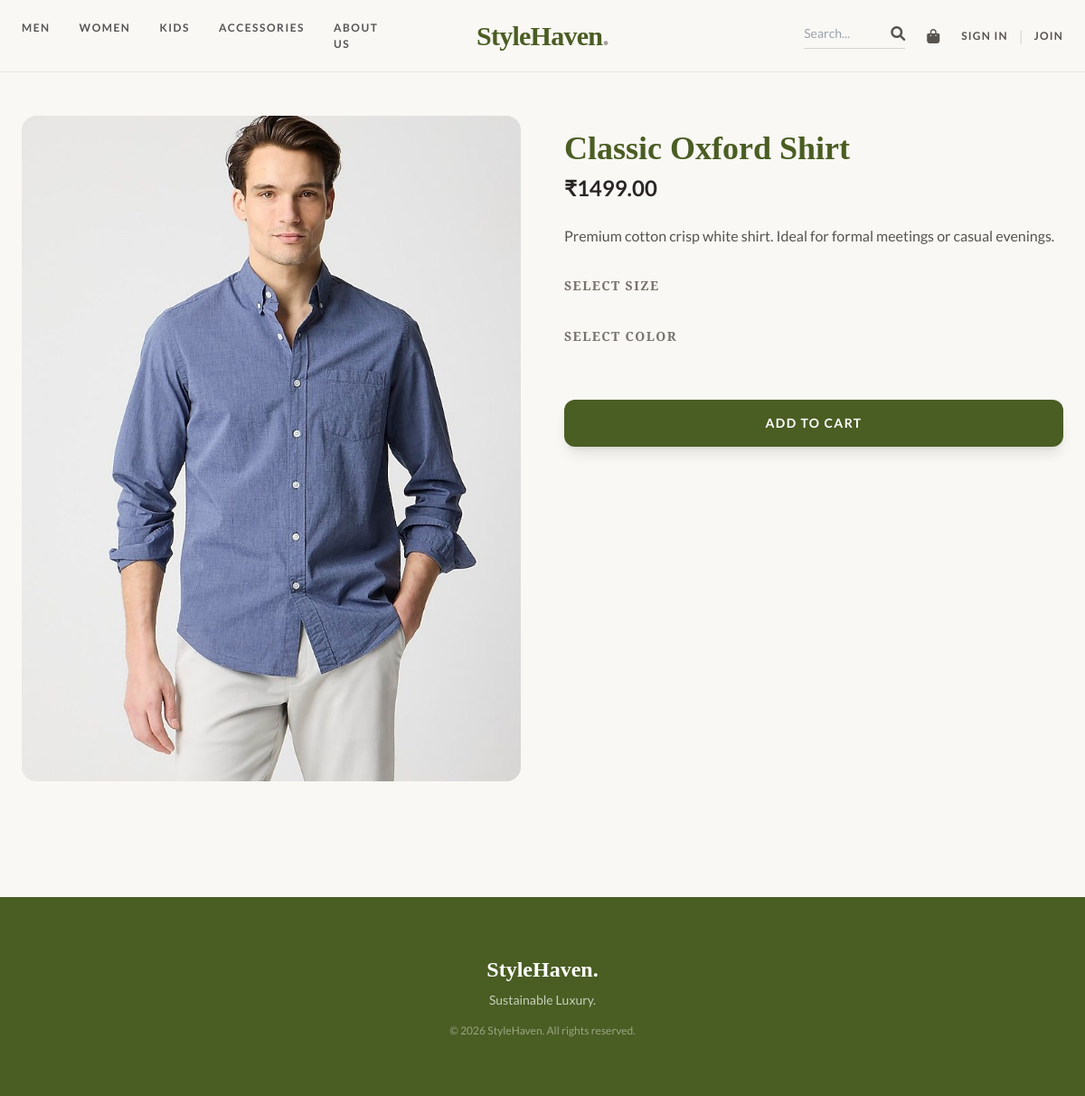
Screenshot of /product/2/ with the database file from the repository.
### usersApp/models.py (models this page shows, shortened)
class Product(models.Model):
    name = models.CharField(max_length=200)
    category = models.ForeignKey(Category, on_delete=models.CASCADE)
    price = models.DecimalField(max_digits=10, decimal_places=2)
    discount_price = models.DecimalField(max_digits=10, decimal_places=2, null=True, blank=True)
    description = models.TextField()
    image = models.ImageField(upload_to='products/', null=True, blank=True)
    sizes = models.ManyToManyField(Size, blank=True) # Product can have multiple sizes
    colors = models.ManyToManyField(Color, blank=True)
    stock = models.IntegerField(default=10)
    created_at = models.DateTimeField(auto_now_add=True)

### usersApp/views.py (the view)
# urls.py: path('product/<int:pk>/', views.product_detail, name='product_detail'),
def product_detail(request, pk):
    product = get_object_or_404(Product, pk=pk)
    return render(request, 'userApp/product_detail.html', {'product': product})

### usersApp/templates/userApp/product_detail.html (shortened to what this page needs)
{% extends 'base.html' %}
{% block content %}
<div class="max-w-7xl mx-auto px-6 py-12">
    <div class="grid grid-cols-1 md:grid-cols-2 gap-12">
        <div class="space-y-4">
            <div class="aspect-[3/4] overflow-hidden rounded-2xl bg-gray-100">
                <img src="{{ product.image.url }}" class="w-full h-full object-cover" alt="{{ product.name }}">
            </div>
        </div>
        <div class="py-4">
            <h1 class="text-4xl font-serif font-bold text-brand mb-2">{{ product.name }}</h1>
            <p class="text-2xl font-bold text-stone-800 mb-6">₹{{ product.price }}</p>
            <p class="text-stone-600 mb-8 leading-relaxed">{{ product.description }}</p>
            <form action="{% url 'add_to_cart' product.id %}" method="POST" class="space-y-6">
                <div>
                    <h3 class="text-sm font-bold uppercase tracking-widest text-stone-500 mb-3">Select Size</h3>
                </div>
                <div>
                    <h3 class="text-sm font-bold uppercase tracking-widest text-stone-500 mb-3">Select Color</h3>
                </div>
                <div class="pt-6">
                    <button type="submit" class="w-full bg-brand text-white font-bold py-4 rounded-xl shadow-lg hover:shadow-xl hover:-translate-y-1 transition uppercase tracking-widest text-sm">
                        Add to Cart
                    </button>
                </div>
            </form>
        </div>
    </div>
</div>
{% endblock %}

### templates/base.html (style rules this page uses)
body { font-family: 'Lato', sans-serif; background-color: #f9f8f4; color: #2c2c2c; }
h1, h2, h3, .font-serif { font-family: 'Playfair Display', serif; }
.text-brand { color: #4a5d23; }
.bg-brand { background-color: #4a5d23; }

### rows the page displays
Product: image (picture), name "Classic Oxford Shirt", price "1499.00", description "Premium cotton crisp white shirt. Ideal for formal meetings or casual evenings."
